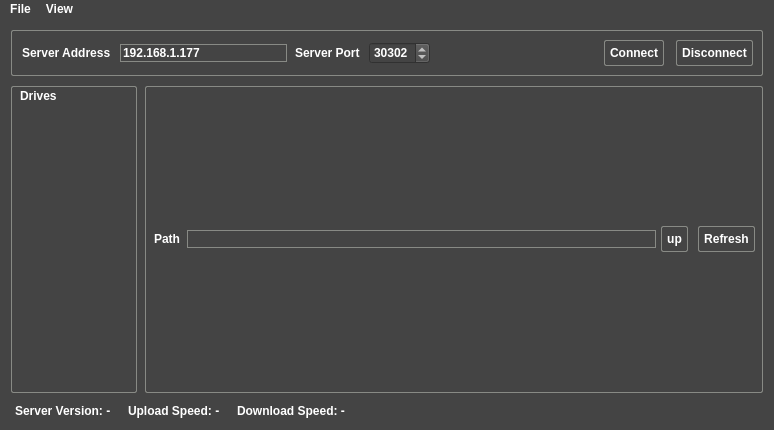
<?xml version="1.0" encoding="UTF-8"?>
<ui version="4.0">
 <class>MainWindow</class>
 <widget class="QMainWindow" name="MainWindow">
  <property name="geometry">
   <rect>
    <x>0</x>
    <y>0</y>
    <width>774</width>
    <height>430</height>
   </rect>
  </property>
  <property name="windowTitle">
   <string>File Browser</string>
  </property>
  <property name="windowIcon">
   <iconset resource="icons.qrc">
    <normaloff>:/browser/icons/FireBirdHW.png</normaloff>:/browser/icons/FireBirdHW.png</iconset>
  </property>
  <property name="styleSheet">
   <string notr="true">QWidget
{	
	background-color: #444444;
	font: bold 12px;
	color:  white;
	font: 700 10pt &quot;Comfortaa&quot;;
}
QLabel{
	padding-left: 3px;
	padding-right: 3px;
}

QHeaderView::section {
	background-color: #444444;
	color:  white;
	font: 700 10pt &quot;Comfortaa&quot;;
	height: 30px;
}

QLineEdit
{
border: 1px solid rgb(136, 138, 133);
}

QPushButton
{
	margin: 5px;
	padding: 5px;
	border: 1px solid rgb(136, 138, 133);
    border-radius: 2px;
	text-align: center;
}
QPushButton::pressed
{
	background-color: #555555;
}
QPushButton::hover
{
	border: 1px solid #aaaaaa;
}
QGroupBox
{
	padding: 2px;
	border: 1px solid  rgb(136, 138, 133);
	margin: 2px;
	border-radius: 2px;
}
QGroupBox::Title
{
	subcontrol-origin: margin;
    subcontrol-position: top center;
}

QTableView
{
	background-color: #444444;
}

QHeaderView::section
{
	margin: 2px;
	padding: 2px;
	background-color: #444444;
}


QMenuBar::item
{
	background-color: 444444;
}

QMenu
{
	background-color: #444444;
}
QMenu::item:selected { /* when user selects item using mouse or keyboard */
    background-color: #555555;
}
QMenu::indicator {
	border: 1px solid rgb(136, 138, 133);
    border-radius: 2px;
	width: 15px;
    height: 15px;
	margin : -2px -2px -2px -2px;
    padding : -4px -4px -4px -4px;
}
QMenu::indicator:checked {
    border: 1px inset white;
	background: red;
}

QListView
{
	margin: 5px;
	padding: 5px;
}

QListView::item {
    margin : 5px;
    padding : 5px;
}

QListView::item::text {
    margin : 5px;
    padding : -5px;
	subcontrol-origin: margin;
    subcontrol-position: bottom center;
}



</string>
  </property>
  <widget class="QWidget" name="centralwidget">
   <layout class="QVBoxLayout" name="verticalLayout">
    <item>
     <widget class="QGroupBox" name="groupBoxServerAddress">
      <property name="title">
       <string/>
      </property>
      <layout class="QHBoxLayout" name="horizontalLayout">
       <property name="spacing">
        <number>2</number>
       </property>
       <property name="leftMargin">
        <number>2</number>
       </property>
       <property name="topMargin">
        <number>2</number>
       </property>
       <property name="rightMargin">
        <number>2</number>
       </property>
       <property name="bottomMargin">
        <number>2</number>
       </property>
       <item>
        <widget class="QLabel" name="label">
         <property name="text">
          <string>Server Address</string>
         </property>
        </widget>
       </item>
       <item>
        <widget class="QLineEdit" name="lineEditServerAddress">
         <property name="text">
          <string>192.168.1.177</string>
         </property>
        </widget>
       </item>
       <item>
        <widget class="QLabel" name="label_2">
         <property name="text">
          <string>Server Port</string>
         </property>
        </widget>
       </item>
       <item>
        <widget class="QSpinBox" name="spinBoxPort">
         <property name="maximum">
          <number>65535</number>
         </property>
         <property name="value">
          <number>30302</number>
         </property>
        </widget>
       </item>
       <item>
        <spacer name="horizontalSpacer">
         <property name="orientation">
          <enum>Qt::Horizontal</enum>
         </property>
         <property name="sizeHint" stdset="0">
          <size>
           <width>40</width>
           <height>20</height>
          </size>
         </property>
        </spacer>
       </item>
       <item>
        <widget class="QPushButton" name="pushButtonConnect">
         <property name="text">
          <string>Connect</string>
         </property>
        </widget>
       </item>
       <item>
        <widget class="QPushButton" name="pushButtonDisconnect">
         <property name="enabled">
          <bool>false</bool>
         </property>
         <property name="text">
          <string>Disconnect</string>
         </property>
        </widget>
       </item>
      </layout>
     </widget>
    </item>
    <item>
     <layout class="QHBoxLayout" name="horizontalLayout_4">
      <property name="spacing">
       <number>4</number>
      </property>
      <item>
       <widget class="QGroupBox" name="groupBoxDrives">
        <property name="sizePolicy">
         <sizepolicy hsizetype="Fixed" vsizetype="Preferred">
          <horstretch>0</horstretch>
          <verstretch>0</verstretch>
         </sizepolicy>
        </property>
        <property name="title">
         <string/>
        </property>
        <property name="flat">
         <bool>true</bool>
        </property>
        <layout class="QVBoxLayout" name="verticalLayout_3">
         <property name="spacing">
          <number>0</number>
         </property>
         <property name="leftMargin">
          <number>0</number>
         </property>
         <property name="topMargin">
          <number>0</number>
         </property>
         <property name="rightMargin">
          <number>0</number>
         </property>
         <property name="bottomMargin">
          <number>0</number>
         </property>
         <item>
          <widget class="QLabel" name="labelDrives">
           <property name="lineWidth">
            <number>0</number>
           </property>
           <property name="text">
            <string>Drives</string>
           </property>
           <property name="margin">
            <number>0</number>
           </property>
          </widget>
         </item>
         <item>
          <widget class="QListWidget" name="listWidgetDrives">
           <property name="enabled">
            <bool>true</bool>
           </property>
           <property name="sizePolicy">
            <sizepolicy hsizetype="Fixed" vsizetype="Expanding">
             <horstretch>0</horstretch>
             <verstretch>0</verstretch>
            </sizepolicy>
           </property>
           <property name="minimumSize">
            <size>
             <width>100</width>
             <height>0</height>
            </size>
           </property>
           <property name="maximumSize">
            <size>
             <width>120</width>
             <height>16777215</height>
            </size>
           </property>
           <property name="frameShape">
            <enum>QFrame::NoFrame</enum>
           </property>
           <property name="frameShadow">
            <enum>QFrame::Plain</enum>
           </property>
           <property name="lineWidth">
            <number>0</number>
           </property>
           <property name="midLineWidth">
            <number>0</number>
           </property>
           <property name="editTriggers">
            <set>QAbstractItemView::NoEditTriggers</set>
           </property>
           <property name="showDropIndicator" stdset="0">
            <bool>false</bool>
           </property>
           <property name="defaultDropAction">
            <enum>Qt::IgnoreAction</enum>
           </property>
           <property name="iconSize">
            <size>
             <width>85</width>
             <height>100</height>
            </size>
           </property>
           <property name="movement">
            <enum>QListView::Static</enum>
           </property>
           <property name="flow">
            <enum>QListView::TopToBottom</enum>
           </property>
           <property name="isWrapping" stdset="0">
            <bool>false</bool>
           </property>
           <property name="resizeMode">
            <enum>QListView::Fixed</enum>
           </property>
           <property name="layoutMode">
            <enum>QListView::SinglePass</enum>
           </property>
           <property name="spacing">
            <number>0</number>
           </property>
           <property name="gridSize">
            <size>
             <width>85</width>
             <height>120</height>
            </size>
           </property>
           <property name="viewMode">
            <enum>QListView::IconMode</enum>
           </property>
           <property name="uniformItemSizes">
            <bool>true</bool>
           </property>
           <property name="batchSize">
            <number>150</number>
           </property>
           <property name="wordWrap">
            <bool>true</bool>
           </property>
           <property name="selectionRectVisible">
            <bool>true</bool>
           </property>
           <property name="itemAlignment">
            <set>Qt::AlignHCenter|Qt::AlignTop</set>
           </property>
           <property name="currentRow">
            <number>-1</number>
           </property>
           <property name="sortingEnabled">
            <bool>false</bool>
           </property>
          </widget>
         </item>
        </layout>
       </widget>
      </item>
      <item>
       <widget class="QGroupBox" name="groupBoxFileBrowser">
        <property name="autoFillBackground">
         <bool>false</bool>
        </property>
        <property name="title">
         <string/>
        </property>
        <property name="flat">
         <bool>false</bool>
        </property>
        <layout class="QVBoxLayout" name="verticalLayout_2">
         <property name="spacing">
          <number>0</number>
         </property>
         <property name="leftMargin">
          <number>0</number>
         </property>
         <property name="topMargin">
          <number>0</number>
         </property>
         <property name="rightMargin">
          <number>0</number>
         </property>
         <property name="bottomMargin">
          <number>0</number>
         </property>
         <item>
          <layout class="QHBoxLayout" name="horizontalLayout_3">
           <property name="spacing">
            <number>0</number>
           </property>
           <property name="leftMargin">
            <number>0</number>
           </property>
           <property name="topMargin">
            <number>0</number>
           </property>
           <property name="rightMargin">
            <number>0</number>
           </property>
           <property name="bottomMargin">
            <number>0</number>
           </property>
           <item>
            <widget class="QLabel" name="label_3">
             <property name="frameShape">
              <enum>QFrame::NoFrame</enum>
             </property>
             <property name="lineWidth">
              <number>0</number>
             </property>
             <property name="text">
              <string>Path</string>
             </property>
            </widget>
           </item>
           <item>
            <widget class="QLineEdit" name="lineEditPath">
             <property name="text">
              <string/>
             </property>
            </widget>
           </item>
           <item>
            <widget class="QPushButton" name="pushButtonUp">
             <property name="text">
              <string>up</string>
             </property>
             <property name="icon">
              <iconset resource="icons.qrc">
               <normaloff>:/browser/icons/go-up.png</normaloff>:/browser/icons/go-up.png</iconset>
             </property>
            </widget>
           </item>
           <item>
            <widget class="QPushButton" name="pushButtonRefresh">
             <property name="text">
              <string>Refresh</string>
             </property>
             <property name="icon">
              <iconset resource="icons.qrc">
               <normaloff>:/browser/icons/refresh.png</normaloff>:/browser/icons/refresh.png</iconset>
             </property>
            </widget>
           </item>
          </layout>
         </item>
         <item>
          <layout class="QVBoxLayout" name="verticalLayoutFileBrowser"/>
         </item>
        </layout>
       </widget>
      </item>
     </layout>
    </item>
    <item>
     <layout class="QHBoxLayout" name="horizontalLayout_2">
      <property name="spacing">
       <number>4</number>
      </property>
      <item>
       <widget class="QLabel" name="labelServerVersion">
        <property name="text">
         <string>Server Version: -</string>
        </property>
       </widget>
      </item>
      <item>
       <widget class="QLabel" name="labelUploadSpeed">
        <property name="text">
         <string>Upload Speed: -</string>
        </property>
       </widget>
      </item>
      <item>
       <widget class="QLabel" name="labelDownloadSpeed">
        <property name="text">
         <string>Download Speed: -</string>
        </property>
       </widget>
      </item>
      <item>
       <spacer name="horizontalSpacer_2">
        <property name="orientation">
         <enum>Qt::Horizontal</enum>
        </property>
        <property name="sizeHint" stdset="0">
         <size>
          <width>40</width>
          <height>20</height>
         </size>
        </property>
       </spacer>
      </item>
     </layout>
    </item>
   </layout>
  </widget>
  <widget class="QMenuBar" name="menuBar">
   <property name="geometry">
    <rect>
     <x>0</x>
     <y>0</y>
     <width>774</width>
     <height>23</height>
    </rect>
   </property>
   <widget class="QMenu" name="menuFile">
    <property name="title">
     <string>File</string>
    </property>
    <addaction name="actionAbout"/>
    <addaction name="actionWhats_New"/>
    <addaction name="actionCreate_Directory"/>
    <addaction name="actionReboot_Amiga"/>
    <addaction name="actionDelete"/>
    <addaction name="separator"/>
    <addaction name="actionQuit"/>
   </widget>
   <widget class="QMenu" name="menuView">
    <property name="title">
     <string>View</string>
    </property>
    <addaction name="actionShow_Drives"/>
    <addaction name="separator"/>
    <addaction name="actionList_Mode"/>
    <addaction name="actionShow_Info_Files"/>
    <addaction name="actionSettings"/>
   </widget>
   <addaction name="menuFile"/>
   <addaction name="menuView"/>
  </widget>
  <action name="actionQuit">
   <property name="text">
    <string>Quit</string>
   </property>
  </action>
  <action name="actionShow_Drives">
   <property name="checkable">
    <bool>true</bool>
   </property>
   <property name="checked">
    <bool>true</bool>
   </property>
   <property name="enabled">
    <bool>true</bool>
   </property>
   <property name="text">
    <string>Show Drives</string>
   </property>
  </action>
  <action name="actionList_Mode">
   <property name="checkable">
    <bool>true</bool>
   </property>
   <property name="checked">
    <bool>true</bool>
   </property>
   <property name="enabled">
    <bool>true</bool>
   </property>
   <property name="text">
    <string>List Mode</string>
   </property>
  </action>
  <action name="actionShow_Info_Files">
   <property name="checkable">
    <bool>true</bool>
   </property>
   <property name="text">
    <string>Show Info Files</string>
   </property>
  </action>
  <action name="actionSettings">
   <property name="text">
    <string>Settings</string>
   </property>
  </action>
  <action name="actionDelete">
   <property name="text">
    <string>Delete</string>
   </property>
   <property name="shortcut">
    <string>Del</string>
   </property>
  </action>
  <action name="actionCreate_Directory">
   <property name="text">
    <string>Create Directory</string>
   </property>
   <property name="shortcut">
    <string>Ctrl+N</string>
   </property>
  </action>
  <action name="actionReboot_Amiga">
   <property name="text">
    <string>Reboot Amiga</string>
   </property>
   <property name="shortcut">
    <string>Ctrl+Shift+R</string>
   </property>
  </action>
  <action name="actionAbout">
   <property name="text">
    <string>About</string>
   </property>
  </action>
  <action name="actionWhats_New">
   <property name="text">
    <string>Whats New</string>
   </property>
  </action>
 </widget>
 <resources>
  <include location="icons.qrc"/>
 </resources>
 <connections>
  <connection>
   <sender>actionQuit</sender>
   <signal>triggered()</signal>
   <receiver>MainWindow</receiver>
   <slot>close()</slot>
   <hints>
    <hint type="sourcelabel">
     <x>-1</x>
     <y>-1</y>
    </hint>
    <hint type="destinationlabel">
     <x>453</x>
     <y>262</y>
    </hint>
   </hints>
  </connection>
 </connections>
</ui>
